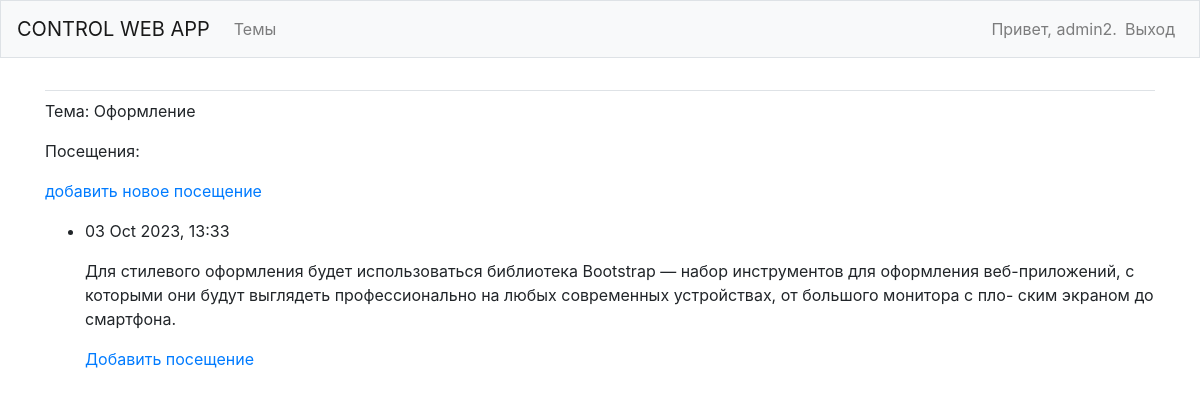
Page /topics/4/ (signed in) on the committed database.
### ControlApp/models.py (models this page shows, shortened)
class Post(models.Model):
    text = models.CharField(max_length=200)
    date_added = models.DateTimeField(auto_now_add=True)
    owner = models.ForeignKey(User, on_delete=models.CASCADE)
    def __str__(self):
        return self.text

class Entry(models.Model):
    topic = models.ForeignKey(Post, on_delete=models.CASCADE)
    text = models.TextField()
    date_added = models.DateTimeField(auto_now_add=True)
    class Meta:
        verbose_name_plural = 'entries'

### ControlApp/views.py (the view)
# urls.py: path('topics/<int:topic_id>/', views.topic, name='topic'),
@login_required
def topic(request, topic_id):
    topic = Post.objects.get(id=topic_id)
    if topic.owner != request.user:
        raise Http404
    entries = topic.entry_set.order_by('-date_added')
    context = {'topic': topic, 'entries': entries}
    return render(request, 'ControlApp/topic.html', context)

### ControlApp/templates/ControlApp/topic.html
{% extends 'ControlApp/base.html' %}
{% block content %}
  <p>Тема: {{ topic }}</p>
  <p>Посещения:</p>
  <p>
    <a href="{% url 'ControlApp:new_entry' topic.id %}">добавить новое посещение</a>
  </p>
  <ul>
  {% for entry in entries %}
    <li>
      <p>{{ entry.date_added|date:'d M Y, H:i' }}</p>
      <p>{{ entry.text|linebreaks }}</p>
      <p>
        <a href="{% url 'ControlApp:edit_entry' entry.id %}">Добавить посещение</a>
      </p>
    </li>
  {% empty %}
    <li>Здесь пока никого не было...</li>
  {% endfor %}
  </ul>
{% endblock content %}

### ControlApp/templates/ControlApp/base.html (shortened to what this page needs)
{% load bootstrap4 %}
<!doctype html>
<html lang="en">
 <head>
   {% bootstrap_css %}
</head>
<body>
    <nav class="navbar navbar-expand-md navbar-light bg-light mb-4 border">
      <a class="navbar-brand" href="{% url 'ControlApp:index'%}">CONTROL WEB APP</a>
        <div class="collapse navbar-collapse" id="navbarCollapse">
            <ul class="navbar-nav mr-auto">
                <li class="nav-item">
                    <a class="nav-link" href="{% url 'ControlApp:topics'%}">Темы</a>
                </li>
            </ul>
            <ul class="navbar-nav ml-auto">
                {% if user.is_authenticated %}
                <li class="nav-item">
                    <span class="navbar-text">Привет, {{ user.username }}.</span>
                </li>
                <li class="nav-item">
                    <a class="nav-link" href="{% url 'ControlAppUsers:logout' %}">Выход</a>
                </li>
                {% endif %}
            </ul>
            </div>
              </nav>
              <main role="main" class="container">
                <div class="pb-2 mb-2 border-bottom">
                </div>
                <div>
                    {% block content %}{% endblock content %}
                </div>
            </main>
</body>
</html>

### rows in the picture
Post: text "Оформление"
Entry: date_added "03 Oct 2023, 13:33", text "Для стилевого оформления будет использоваться библиотека Bootstrap — набор инструментов для оформления веб-приложений, с которыми они будут выглядеть профессионально на любых современных устройствах, от большого монитора с пло- ским экраном до смартфона."

### other values in the picture
{{ user.username }} "admin2"
